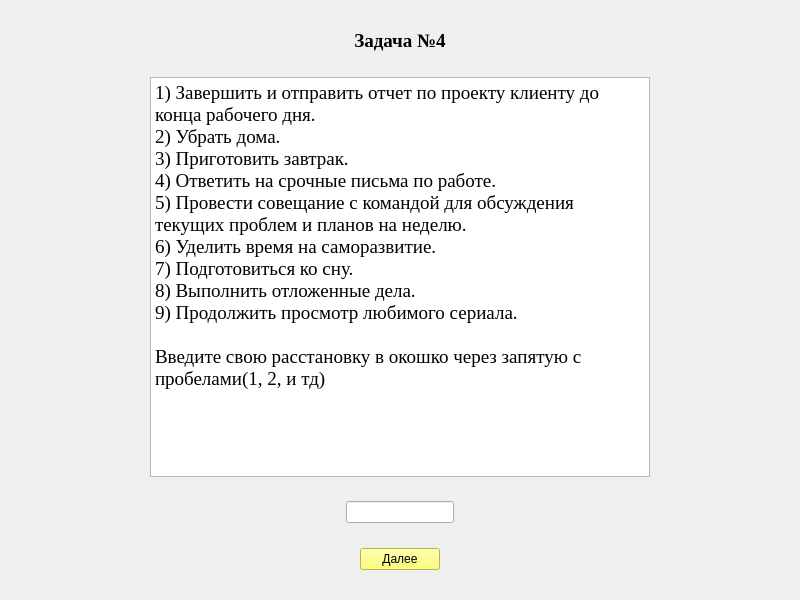
<?xml version="1.0" encoding="UTF-8"?>
<ui version="4.0">
 <class>TestFourth2Form</class>
 <widget class="QWidget" name="TestFourth2Form">
  <property name="geometry">
   <rect>
    <x>0</x>
    <y>0</y>
    <width>800</width>
    <height>600</height>
   </rect>
  </property>
  <property name="windowTitle">
   <string>TestFourth2</string>
  </property>
  <layout class="QGridLayout" name="gridLayout">
   <item row="3" column="0">
    <spacer name="horizontalSpacer">
     <property name="orientation">
      <enum>Qt::Horizontal</enum>
     </property>
     <property name="sizeHint" stdset="0">
      <size>
       <width>40</width>
       <height>20</height>
      </size>
     </property>
    </spacer>
   </item>
   <item row="1" column="1">
    <layout class="QHBoxLayout" name="horizontalLayout_4">
     <item>
      <widget class="QLabel" name="label_5">
       <property name="font">
        <font>
         <family>Times New Roman</family>
         <pointsize>12</pointsize>
        </font>
       </property>
       <property name="text">
        <string>&lt;html&gt;&lt;head/&gt;&lt;body&gt;&lt;p align=&quot;center&quot;&gt;&lt;span style=&quot; font-size:14pt; font-weight:696;&quot;&gt;Задача №4&lt;/span&gt;&lt;/p&gt;&lt;/body&gt;&lt;/html&gt;</string>
       </property>
      </widget>
     </item>
    </layout>
   </item>
   <item row="3" column="1">
    <layout class="QHBoxLayout" name="horizontalLayout">
     <item>
      <widget class="QTextBrowser" name="textBrowser">
       <property name="sizePolicy">
        <sizepolicy hsizetype="Minimum" vsizetype="Expanding">
         <horstretch>0</horstretch>
         <verstretch>0</verstretch>
        </sizepolicy>
       </property>
       <property name="minimumSize">
        <size>
         <width>500</width>
         <height>400</height>
        </size>
       </property>
       <property name="font">
        <font>
         <family>Times New Roman</family>
         <pointsize>12</pointsize>
        </font>
       </property>
       <property name="styleSheet">
        <string notr="true">QWidget:focus {
    border: 2px solid black;
}</string>
       </property>
       <property name="html">
        <string>&lt;!DOCTYPE HTML PUBLIC &quot;-//W3C//DTD HTML 4.0//EN&quot; &quot;http://www.w3.org/TR/REC-html40/strict.dtd&quot;&gt;
&lt;html&gt;&lt;head&gt;&lt;meta name=&quot;qrichtext&quot; content=&quot;1&quot; /&gt;&lt;style type=&quot;text/css&quot;&gt;
p, li { white-space: pre-wrap; }
&lt;/style&gt;&lt;/head&gt;&lt;body style=&quot; font-family:'Times New Roman'; font-size:12pt; font-weight:400; font-style:normal;&quot;&gt;
&lt;p style=&quot; margin-top:0px; margin-bottom:0px; margin-left:0px; margin-right:0px; -qt-block-indent:0; text-indent:0px;&quot;&gt;&lt;span style=&quot; font-size:14pt;&quot;&gt;1) Завершить и отправить отчет по проекту клиенту до конца рабочего дня.&lt;/span&gt;&lt;/p&gt;
&lt;p style=&quot; margin-top:0px; margin-bottom:0px; margin-left:0px; margin-right:0px; -qt-block-indent:0; text-indent:0px;&quot;&gt;&lt;span style=&quot; font-size:14pt;&quot;&gt;2) Убрать дома.&lt;/span&gt;&lt;/p&gt;
&lt;p style=&quot; margin-top:0px; margin-bottom:0px; margin-left:0px; margin-right:0px; -qt-block-indent:0; text-indent:0px;&quot;&gt;&lt;span style=&quot; font-size:14pt;&quot;&gt;3) Приготовить завтрак.&lt;/span&gt;&lt;/p&gt;
&lt;p style=&quot; margin-top:0px; margin-bottom:0px; margin-left:0px; margin-right:0px; -qt-block-indent:0; text-indent:0px;&quot;&gt;&lt;span style=&quot; font-size:14pt;&quot;&gt;4) Ответить на срочные письма по работе.&lt;/span&gt;&lt;/p&gt;
&lt;p style=&quot; margin-top:0px; margin-bottom:0px; margin-left:0px; margin-right:0px; -qt-block-indent:0; text-indent:0px;&quot;&gt;&lt;span style=&quot; font-size:14pt;&quot;&gt;5) Провести совещание с командой для обсуждения текущих проблем и планов на неделю.&lt;/span&gt;&lt;/p&gt;
&lt;p style=&quot; margin-top:0px; margin-bottom:0px; margin-left:0px; margin-right:0px; -qt-block-indent:0; text-indent:0px;&quot;&gt;&lt;span style=&quot; font-size:14pt;&quot;&gt;6) Уделить время на саморазвитие.&lt;/span&gt;&lt;/p&gt;
&lt;p style=&quot; margin-top:0px; margin-bottom:0px; margin-left:0px; margin-right:0px; -qt-block-indent:0; text-indent:0px;&quot;&gt;&lt;span style=&quot; font-size:14pt;&quot;&gt;7) Подготовиться ко сну.&lt;/span&gt;&lt;/p&gt;
&lt;p style=&quot; margin-top:0px; margin-bottom:0px; margin-left:0px; margin-right:0px; -qt-block-indent:0; text-indent:0px;&quot;&gt;&lt;span style=&quot; font-size:14pt;&quot;&gt;8) Выполнить отложенные дела.&lt;/span&gt;&lt;/p&gt;
&lt;p style=&quot; margin-top:0px; margin-bottom:0px; margin-left:0px; margin-right:0px; -qt-block-indent:0; text-indent:0px;&quot;&gt;&lt;span style=&quot; font-size:14pt;&quot;&gt;9) Продолжить просмотр любимого сериала.&lt;/span&gt;&lt;/p&gt;
&lt;p style=&quot;-qt-paragraph-type:empty; margin-top:0px; margin-bottom:0px; margin-left:0px; margin-right:0px; -qt-block-indent:0; text-indent:0px; font-size:14pt;&quot;&gt;&lt;br /&gt;&lt;/p&gt;
&lt;p style=&quot; margin-top:0px; margin-bottom:0px; margin-left:0px; margin-right:0px; -qt-block-indent:0; text-indent:0px;&quot;&gt;&lt;span style=&quot; font-size:14pt;&quot;&gt;Введите свою расстановку в окошко через запятую с пробелами(1, 2, и тд)&lt;/span&gt;&lt;/p&gt;&lt;/body&gt;&lt;/html&gt;</string>
       </property>
      </widget>
     </item>
    </layout>
   </item>
   <item row="5" column="1">
    <layout class="QHBoxLayout" name="horizontalLayout_2">
     <item>
      <widget class="QLineEdit" name="AnswerTestFourthlineEdit">
       <property name="sizePolicy">
        <sizepolicy hsizetype="Fixed" vsizetype="Fixed">
         <horstretch>0</horstretch>
         <verstretch>0</verstretch>
        </sizepolicy>
       </property>
      </widget>
     </item>
    </layout>
   </item>
   <item row="7" column="1">
    <layout class="QHBoxLayout" name="horizontalLayout_3">
     <item>
      <widget class="QPushButton" name="pushButton">
       <property name="sizePolicy">
        <sizepolicy hsizetype="Fixed" vsizetype="Fixed">
         <horstretch>0</horstretch>
         <verstretch>0</verstretch>
        </sizepolicy>
       </property>
       <property name="styleSheet">
        <string notr="true">background-color: rgb(253, 255, 88);</string>
       </property>
       <property name="text">
        <string>Далее</string>
       </property>
      </widget>
     </item>
    </layout>
   </item>
   <item row="3" column="2">
    <spacer name="horizontalSpacer_2">
     <property name="orientation">
      <enum>Qt::Horizontal</enum>
     </property>
     <property name="sizeHint" stdset="0">
      <size>
       <width>40</width>
       <height>20</height>
      </size>
     </property>
    </spacer>
   </item>
   <item row="1" column="2">
    <spacer name="horizontalSpacer_3">
     <property name="orientation">
      <enum>Qt::Horizontal</enum>
     </property>
     <property name="sizeHint" stdset="0">
      <size>
       <width>40</width>
       <height>20</height>
      </size>
     </property>
    </spacer>
   </item>
   <item row="6" column="1">
    <spacer name="verticalSpacer_4">
     <property name="orientation">
      <enum>Qt::Vertical</enum>
     </property>
     <property name="sizeHint" stdset="0">
      <size>
       <width>20</width>
       <height>40</height>
      </size>
     </property>
    </spacer>
   </item>
   <item row="2" column="1">
    <spacer name="verticalSpacer_2">
     <property name="orientation">
      <enum>Qt::Vertical</enum>
     </property>
     <property name="sizeHint" stdset="0">
      <size>
       <width>20</width>
       <height>40</height>
      </size>
     </property>
    </spacer>
   </item>
   <item row="4" column="1">
    <spacer name="verticalSpacer_3">
     <property name="orientation">
      <enum>Qt::Vertical</enum>
     </property>
     <property name="sizeHint" stdset="0">
      <size>
       <width>20</width>
       <height>40</height>
      </size>
     </property>
    </spacer>
   </item>
   <item row="0" column="1">
    <spacer name="verticalSpacer">
     <property name="orientation">
      <enum>Qt::Vertical</enum>
     </property>
     <property name="sizeHint" stdset="0">
      <size>
       <width>20</width>
       <height>40</height>
      </size>
     </property>
    </spacer>
   </item>
   <item row="1" column="0">
    <spacer name="horizontalSpacer_4">
     <property name="orientation">
      <enum>Qt::Horizontal</enum>
     </property>
     <property name="sizeHint" stdset="0">
      <size>
       <width>40</width>
       <height>20</height>
      </size>
     </property>
    </spacer>
   </item>
   <item row="8" column="1">
    <spacer name="verticalSpacer_5">
     <property name="orientation">
      <enum>Qt::Vertical</enum>
     </property>
     <property name="sizeHint" stdset="0">
      <size>
       <width>20</width>
       <height>40</height>
      </size>
     </property>
    </spacer>
   </item>
  </layout>
 </widget>
 <resources/>
 <connections/>
</ui>
